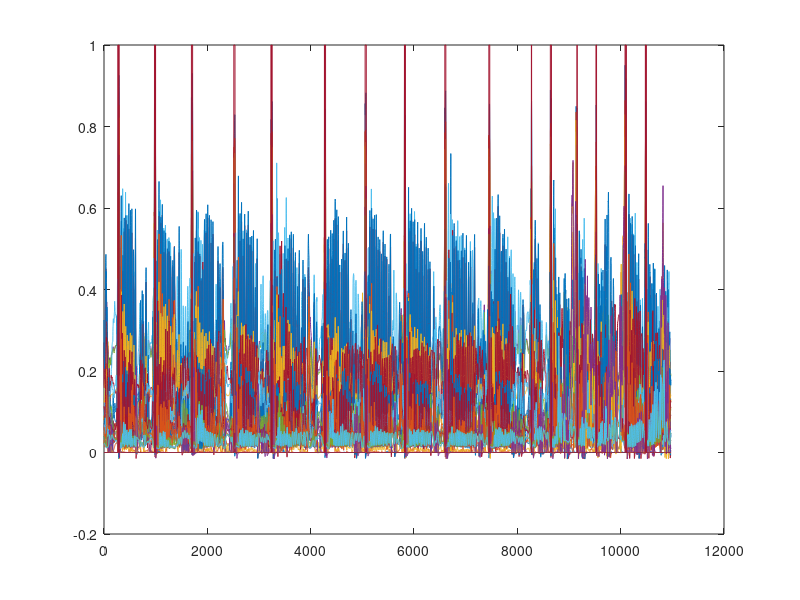

MATLAB code for this plot:
data = csvread('MealData0F189467-FC71-4DC1-ACED-9860892623EC.csv',1,0);
jawOpen = data(:,1);
mouthLowerDown_R = data(:,2);
mouthLowerDown_L = data(:,3);
mouthStretch_R = data(:,4);
mouthStretch_L = data(:,5);
mouthPucker = data(:,6);
mouthFrown_R = data(:,7);
mouthFrown_L = data(:,8);
mouthClose = data(:,9);
mouthFunnel = data(:,10);
mouthUpperUp_L = data(:,11);
mouthUpperUp_R = data(:,12);
jawForward = data(:,13);
mouthShrugLower = data(:,14);
mouthShrugUpper = data(:,15);
jawRight = data(:,16);
jawLeft = data(:,17);
mouthDimple_L = data(:,18);
mouthDimple_R = data(:,19);
mouthRollLower = data(:,20);
mouthRollUpper = data(:,21);
mouthLeft = data(:,22);
mouthRight = data(:,23);
mouthSmile_L = data(:,24);
mouthSmile_R = data(:,25);
mouthPress_L = data(:,26);
mouthPress_R = data(:,27);
movement = data(:,28);
x = 0:1:size(jawOpen,1)-1;
plot(x, jawOpen, x, mouthLowerDown_R, x, mouthLowerDown_L, x, mouthStretch_R, x, mouthStretch_L, x, mouthPucker, x, mouthFrown_R, x, mouthFrown_L, x, mouthClose, x, mouthFunnel, x, mouthUpperUp_L, x, mouthUpperUp_R, x, jawForward, x, mouthShrugLower, x, mouthShrugUpper, x, jawRight, x, jawLeft, x, mouthDimple_L, x, mouthDimple_R, x, mouthRollLower, x, mouthRollUpper, x, mouthLeft, x, mouthRight, x, mouthSmile_L, x, mouthSmile_R, x, mouthPress_L, x, mouthPress_R, x, movement);